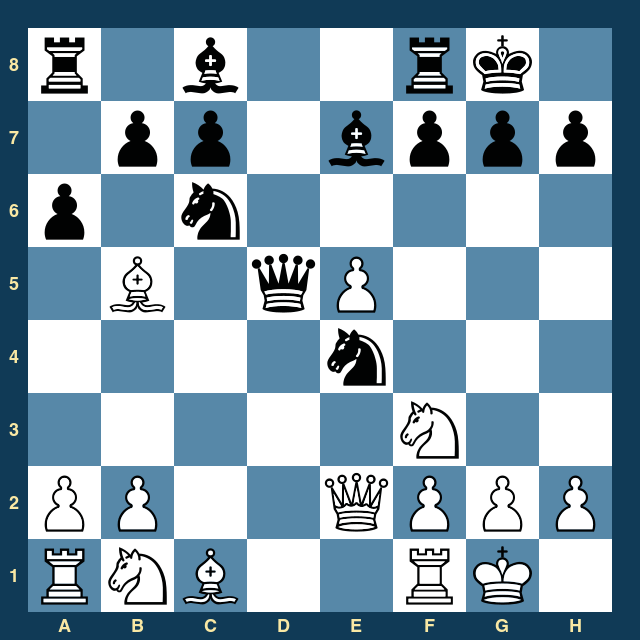
#> input picture Corner_Detection/chess_board.png, 640 x 640 px
$ jupyter execute Harris_FAST-Corner_Detection.ipynb
#> lines starting #> are read from the running program, lines starting #| are printed output that depends on the picture; after the words box and inside, x2 and y2 are one past the last pixel; in counts of white or black regions, pixels touching at a corner belong together
[cell 1]
import numpy as np
import cv2
import matplotlib.pyplot as plt
from scipy.ndimage import sobel, uniform_filter, maximum_filter, gaussian_filter
import os

def harris_corners_improved(gray_img, block_size=3, k=0.04, top_n=200, nms_radius=5, sub_pixel=False):
    """
    Standard Harris with improved NMS and Score Sorting.
    """
    img = gray_img.astype(np.float32)
    # 1. Gradients
    Ix = sobel(img, axis=1, mode='reflect')
    Iy = sobel(img, axis=0, mode='reflect')

    # 2. Structure Tensor
    Ixx = Ix ** 2
    Iyy = Iy ** 2
    Ixy = Ix * Iy

    # 3. Summation (Optimized)
    window_area = block_size ** 2
    Sxx = uniform_filter(Ixx, size=block_size) * window_area
    Syy = uniform_filter(Iyy, size=block_size) * window_area
    Sxy = uniform_filter(Ixy, size=block_size) * window_area

    # 4. Response
    det_M = (Sxx * Syy) - (Sxy ** 2)
    trace_M = Sxx + Syy
    R = det_M - k * (trace_M ** 2)

    # 5. NMS & Thresholding
    local_max = maximum_filter(R, size=nms_radius)
    thr = 0.01 * R.max()
    corner_mask = (R == local_max) & (R > thr)

    y_inds, x_inds = np.nonzero(corner_mask)
    scores = R[y_inds, x_inds]

    # 6. Top N Sorting
    if len(scores) > top_n:
        sorted_indices = np.argsort(scores)[::-1]
        top_indices = sorted_indices[:top_n]
        y_inds = y_inds[top_indices]
        x_inds = x_inds[top_indices]

    corners = list(zip(y_inds, x_inds))
    return corners

def fast_corners_improved(gray_img, threshold=20, n=9, nms_radius=5):
    """
    FAST with Score-based NMS.
    IMPROVEMENT: 'nms_radius' increased to handle blurred images.
    """
    if gray_img.dtype != np.uint8:
        gray_img = gray_img.astype(np.uint8)

    height, width = gray_img.shape
    raw_corners = []

    # Standard FAST offsets (Radius 3)
    circle = [
        (0, 3), (1, 3), (2, 2), (3, 1), (3, 0), (3, -1), (2, -2), (1, -3),
        (0, -3), (-1, -3), (-2, -2), (-3, -1), (-3, 0), (-3, 1), (-2, 2), (-1, 3)
    ]

    # 1. Detection Loop
    for y in range(3, height - 3):
        for x in range(3, width - 3):
            center_v = int(gray_img[y, x])

            # Quick check cardinals
            cardinals = [0, 4, 8, 12]
            if sum(1 for k in cardinals if abs(int(gray_img[y+circle[k][1], x+circle[k][0]]) - center_v) > threshold) < 3:
                continue

            pixels = [int(gray_img[y+dy, x+dx]) for dx, dy in circle]
            pixels_dbl = pixels + pixels

            is_corner = False
            max_score = 0

            # Check Brighter
            for i in range(16):
                if all(p > center_v + threshold for p in pixels_dbl[i:i+n]):
                    is_corner = True
                    max_score = max(max_score, sum(abs(p - center_v) for p in pixels_dbl[i:i+n]))

            # Check Darker
            if not is_corner:
                for i in range(16):
                    if all(p < center_v - threshold for p in pixels_dbl[i:i+n]):
                        is_corner = True
                        max_score = max(max_score, sum(abs(p - center_v) for p in pixels_dbl[i:i+n]))

            if is_corner:
                raw_corners.append((max_score, y, x))

    # 2. Score-based NMS (The Fix for Clustering)
    raw_corners.sort(key=lambda x: x[0], reverse=True)

    final_corners = []
    # Mask to keep track of suppressed areas
    suppression_mask = np.zeros((height, width), dtype=bool)

    for score, cy, cx in raw_corners:
        if suppression_mask[cy, cx]:
            continue

        final_corners.append((cy, cx))

        # Suppress a square window around the corner
        y_min = max(0, cy - nms_radius)
        y_max = min(height, cy + nms_radius + 1)
        x_min = max(0, cx - nms_radius)
        x_max = min(width, cx + nms_radius + 1)

        suppression_mask[y_min:y_max, x_min:x_max] = True

    return final_corners

def rotate_image(image, angle):
    """Rotates an image by a specific angle around its center."""
    h, w = image.shape[:2]
    center = (w // 2, h // 2)
    M = cv2.getRotationMatrix2D(center, angle, 1.0)
    rotated = cv2.warpAffine(image, M, (w, h))
    return rotated

def main():
    # CONFIGURATION: Set your image filename here
    image_path = "chess_board.png"

    # 1. Load Image or Create Fallback
    if not os.path.exists(image_path):
        print(f"Warning: '{image_path}' not found. Creating synthetic image for demo.")
        img = np.zeros((400, 400), dtype=np.uint8)
        tile_size = 40
        for y in range(0, 400, tile_size):
            for x in range(0, 400, tile_size):
                if (x // tile_size + y // tile_size) % 2 == 0:
                    img[y:y+tile_size, x:x+tile_size] = 255
    else:
        print(f"Loading image: {image_path}")
        original_bgr = cv2.imread(image_path)
#> original_bgr is the input picture: shape (640, 640, 3); mean B, G, R 176.5, 160.1, 134.7
        if original_bgr is None:
            print("Error: Failed to decode image.")
            return
        img = cv2.cvtColor(original_bgr, cv2.COLOR_BGR2GRAY)
        # Optional: Resize if image is huge to keep processing fast
        if img.shape[0] > 800:
            scale = 800 / img.shape[0]
            img = cv2.resize(img, None, fx=scale, fy=scale)

    # Gaussian Blur (Essential for feature detection stability)
    # We use a small blur to remove noise and soften edges
    img_blurred = cv2.GaussianBlur(img, (5, 5), 1.5)
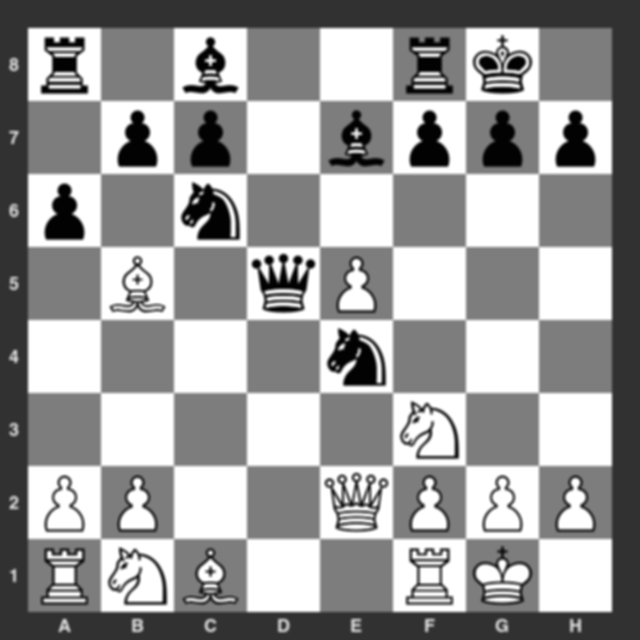
#> img_blurred: shape (640, 640); min 2, max 255, mean 154.4

    # 2. Run Detectors on Original
    print("Running Detectors on Original...")
    harris_pts = harris_corners_improved(img_blurred, top_n=200, nms_radius=5)
#> in harris_corners_improved, `local_max = maximum_filter(R, size=nms_radius)`:
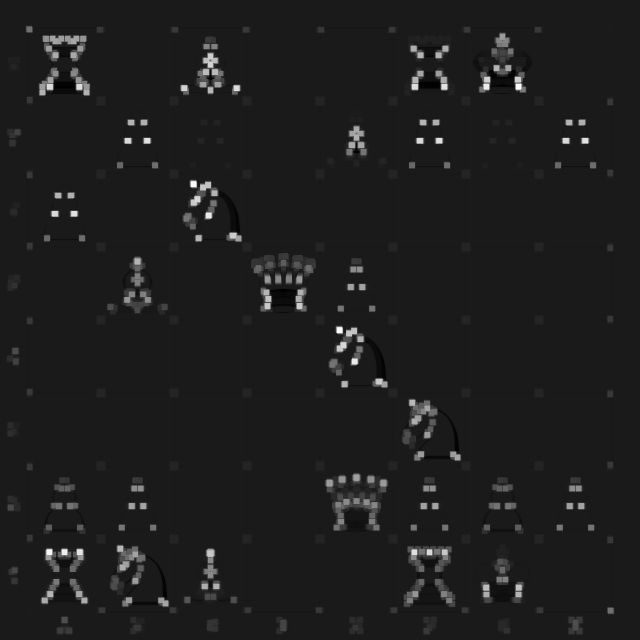
#> local_max: shape (640, 640) float32; min -4.2e+10, max 3.68e+11, mean 6.79e+09; drawn with min black and max white
#> in harris_corners_improved, `thr = 0.01 * R.max()`: thr = 3.68e+09
#> in harris_corners_improved, `corner_mask = (R == local_max) & (R > thr)`:
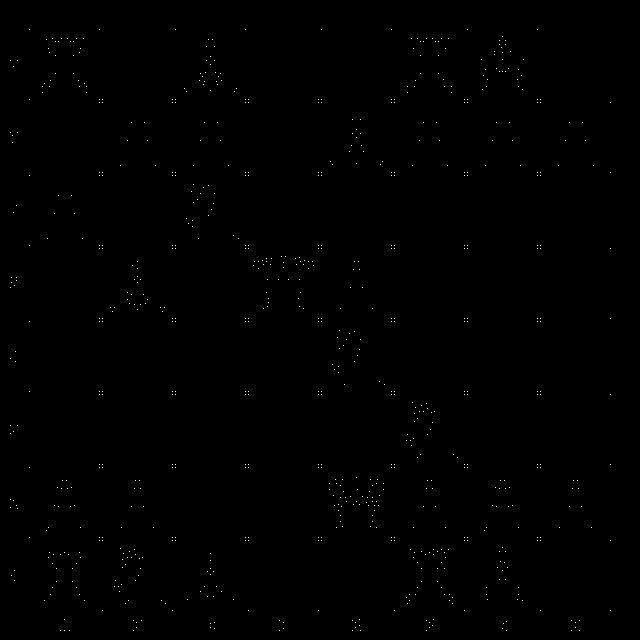
#> corner_mask: shape (640, 640) bool; 0.19% white in thin lines or dots, all inside (x1, y1, x2, y2) = (10, 29, 611, 631)
#> in harris_corners_improved, `y_inds, x_inds = np.nonzero(corner_mask)`: y_inds = 784 values from 29 to 630; x_inds = 784 values, max 610 at index 145, min 10 at index 56, mean 298
#> in harris_corners_improved, `scores = R[y_inds, x_inds]`: scores = 784 values, max 3.68e+11 at index 104, min 3.69e+09 at index 228, mean 9.7e+10
#> in harris_corners_improved, `sorted_indices = np.argsort(scores)[::-1]`: sorted_indices = 784 values, max 783 at index 405, min 0 at index 231, mean 391.5
#> in harris_corners_improved, `top_indices = sorted_indices[:top_n]`: top_indices = 200 values, max 733 at index 96, min 8 at index 135, mean 338.4
#> in harris_corners_improved, `y_inds = y_inds[top_indices]`: y_inds = 200 values, max 603 at index 96, min 36 at index 135, mean 298.8
#> in harris_corners_improved, `x_inds = x_inds[top_indices]`: x_inds = 200 values, max 585 at index 13, min 42 at index 70, mean 278.4
#> in harris_corners_improved, `corners = list(zip(y_inds, x_inds))`: corners = 200 pairs, first value 36 to 603, second value 42 to 585
#> harris_pts has the same summary as corners in harris_corners_improved
    fast_pts = fast_corners_improved(img_blurred, threshold=30, n=9, nms_radius=7)
#> after the loop in fast_corners_improved, `for y in range(3, height - 3):`: raw_corners = 6181 items, first 6: (523, 27, 29), (721, 28, 28), (899, 28, 29), (946, 28, 30), (821, 28, 99), (821, 28, 175)
#> the loop in fast_corners_improved, `for score, cy, cx in raw_corners:` made 6181 passes
#> (score, cy, cx, y_min, y_max, x_min, x_max) on passes 1, 2, 4: (1418, 40, 72, 33, 48, 65, 80), (1416, 40, 56, 33, 48, 49, 64), (1407, 88, 235, 81, 96, 228, 243)
#> after the loop in fast_corners_improved, `for score, cy, cx in raw_corners:`:
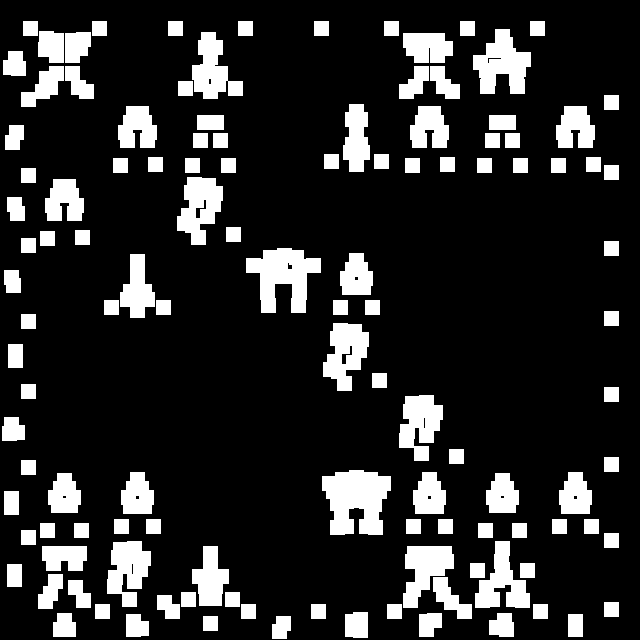
#> suppression_mask: shape (640, 640) bool; 16.7% white; 120 white regions, largest, box (x1, y1, x2, y2) and area: (322, 470, 391, 535) 3299, (246, 248, 321, 313) 2852, (473, 29, 531, 94) 2272
#> after the loop in fast_corners_improved, `for score, cy, cx in raw_corners:`: final_corners = 386 pairs, first value 28 to 631, second value 9 to 611
#> fast_pts has the same summary as final_corners in fast_corners_improved

    # 3. Intermediate Task: Rotation Invariance Check
    print("Running Rotation Test (45 degrees)...")
    img_rot = rotate_image(img_blurred, 45)
#> in rotate_image, `rotated = cv2.warpAffine(image, M, (w, h))`:
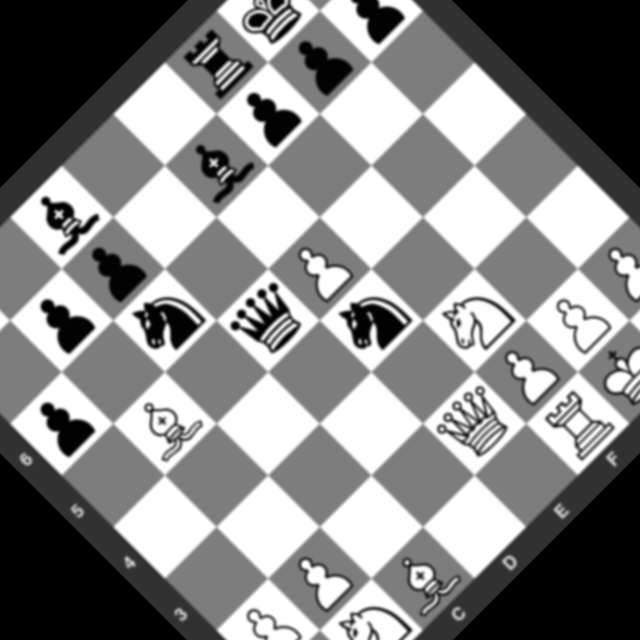
#> rotated: shape (640, 640); min 0, max 255, mean 135

    # We expect corners to be found in the rotated image too
    harris_rot = harris_corners_improved(img_rot, top_n=200, nms_radius=5)
#> call 2 of harris_corners_improved, with block_size = 3, k = 0.04, top_n = 200, nms_radius = 5, sub_pixel = False
#> in harris_corners_improved (call 2), `Ixy = Ix * Iy`:
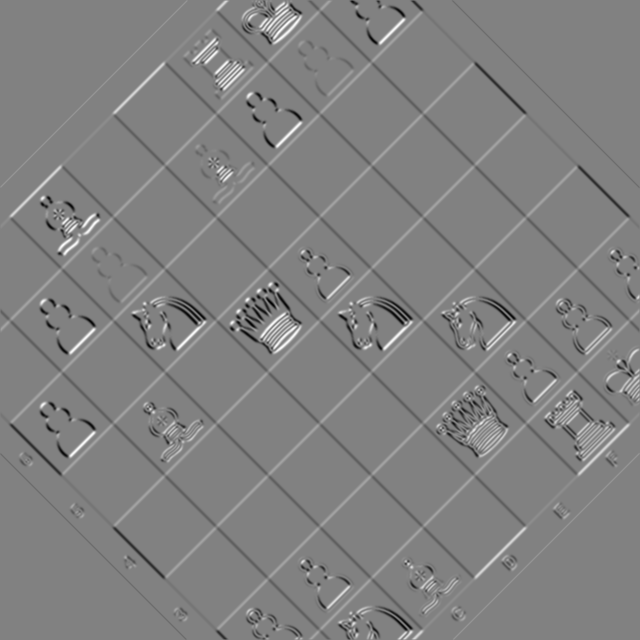
#> Ixy: shape (640, 640) float32; min -142868, max 138985, mean -20.3; drawn with min black and max white
#> in harris_corners_improved (call 2), `R = det_M - k * (trace_M ** 2)`:
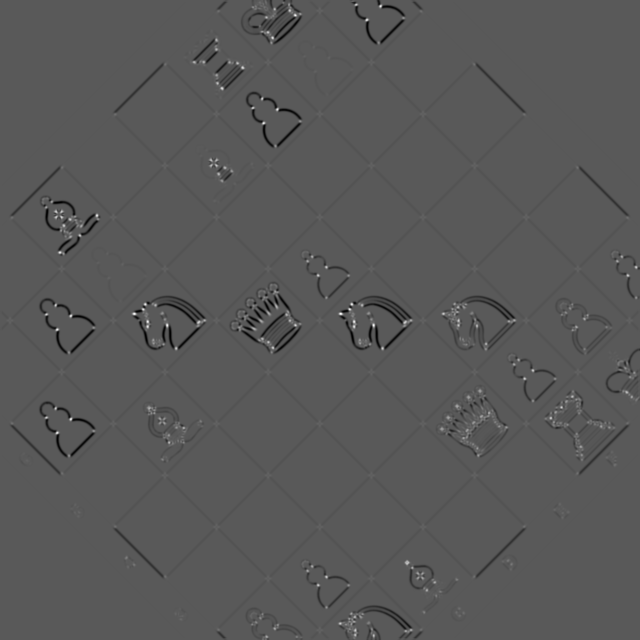
#> R: shape (640, 640) float32; min -1.7e+11, max 3.14e+11, mean -2.2e+09; drawn with min black and max white
#> in harris_corners_improved (call 2), `local_max = maximum_filter(R, size=nms_radius)`:
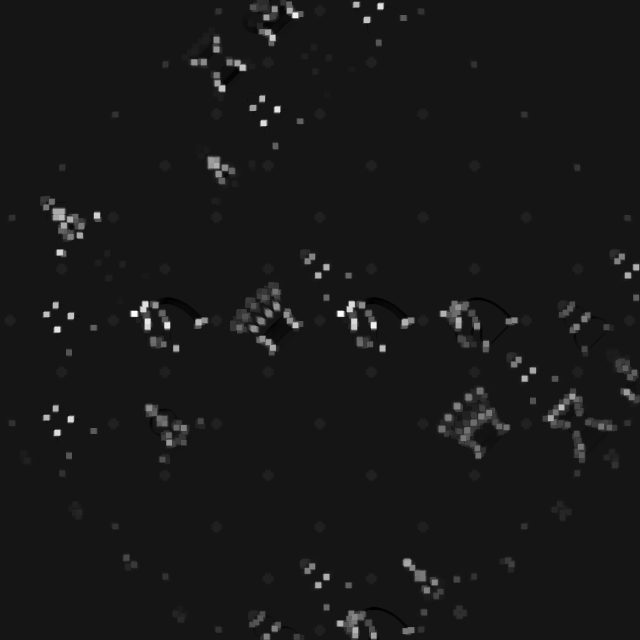
#> local_max: shape (640, 640) float32; min -2.95e+10, max 3.14e+11, mean 4.38e+09; drawn with min black and max white
#> in harris_corners_improved (call 2), `thr = 0.01 * R.max()`: thr = 3.14e+09
#> in harris_corners_improved (call 2), `corner_mask = (R == local_max) & (R > thr)`:
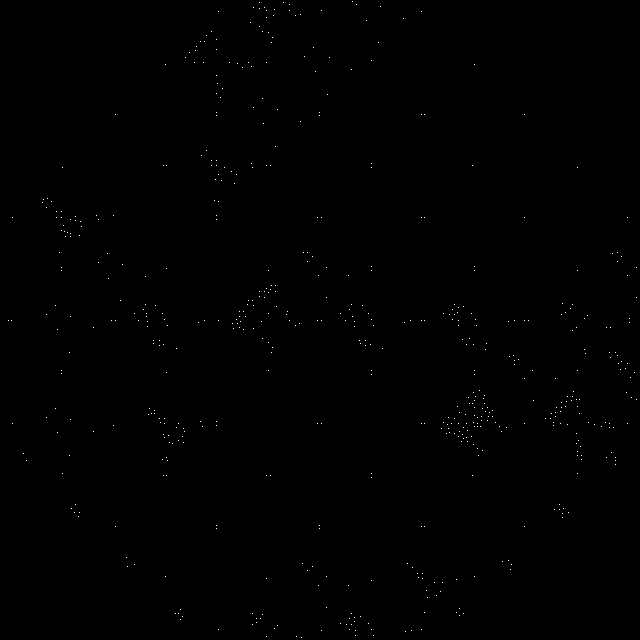
#> corner_mask: shape (640, 640) bool; 0.14% white in thin lines or dots
#> in harris_corners_improved (call 2), `y_inds, x_inds = np.nonzero(corner_mask)`: y_inds = 576 values from 1 to 637; x_inds = 576 values, max 636 at index 150, min 8 at index 225, mean 341.1
#> in harris_corners_improved (call 2), `scores = R[y_inds, x_inds]`: scores = 576 values, max 3.14e+11 at index 203, min 3.43e+09 at index 21, mean 8.14e+10
#> in harris_corners_improved (call 2), `sorted_indices = np.argsort(scores)[::-1]`: sorted_indices = 576 values, max 575 at index 414, min 0 at index 547, mean 287.5
#> in harris_corners_improved (call 2), `top_indices = sorted_indices[:top_n]`: top_indices = 200 values, max 573 at index 108, min 3 at index 184, mean 262
#> in harris_corners_improved (call 2), `y_inds = y_inds[top_indices]`: y_inds = 200 values, max 636 at index 108, min 4 at index 35, mean 326.5
#> in harris_corners_improved (call 2), `x_inds = x_inds[top_indices]`: x_inds = 200 values, max 636 at index 43, min 46 at index 27, mean 320.9
#> in harris_corners_improved (call 2), `corners = list(zip(y_inds, x_inds))`: corners = 200 pairs, first value 4 to 636, second value 46 to 636
#> harris_rot has the same summary as corners in harris_corners_improved
    fast_rot = fast_corners_improved(img_rot, threshold=30, n=9, nms_radius=7)
#> call 2 of fast_corners_improved, with threshold = 30, n = 9, nms_radius = 7
#> after the loop in fast_corners_improved (call 2), `for y in range(3, height - 3):`: raw_corners = 5351 items, first 6: (618, 3, 257), (487, 3, 259), (650, 3, 260), (459, 3, 261), (651, 3, 266), (892, 3, 291)
#> the loop in fast_corners_improved (call 2), `for score, cy, cx in raw_corners:` made 5351 passes
#> (score, cy, cx, y_min, y_max, x_min, x_max) on passes 1 to 3: (1382, 216, 96, 209, 224, 89, 104), (1376, 252, 60, 245, 260, 53, 68), (1354, 313, 341, 306, 321, 334, 349)
#> after the loop in fast_corners_improved (call 2), `for score, cy, cx in raw_corners:`:
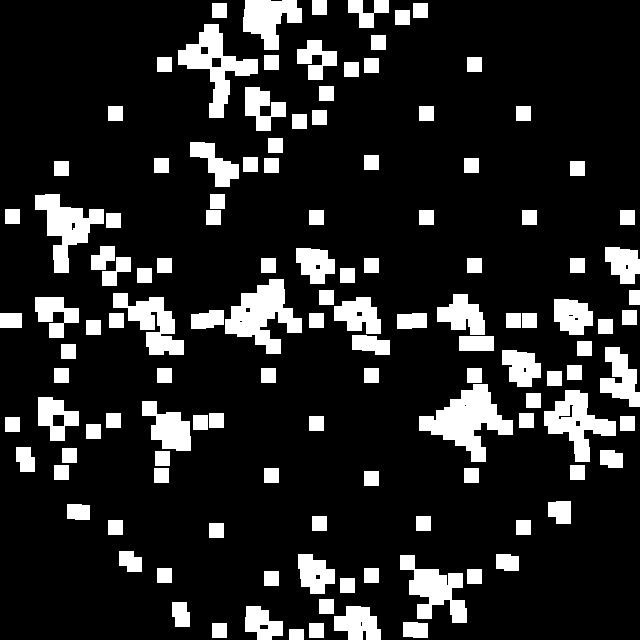
#> suppression_mask: shape (640, 640) bool; 15.5% white; 128 white regions, largest, box (x1, y1, x2, y2) and area: (419, 384, 513, 462) 3352, (225, 279, 302, 354) 2915, (178, 24, 258, 118) 2616
#> after the loop in fast_corners_improved (call 2), `for score, cy, cx in raw_corners:`: final_corners = 339 pairs, first value 5 to 636, second value 6 to 636
#> fast_rot has the same summary as final_corners in fast_corners_improved
#> (the rest of the program and of its run is left out)
